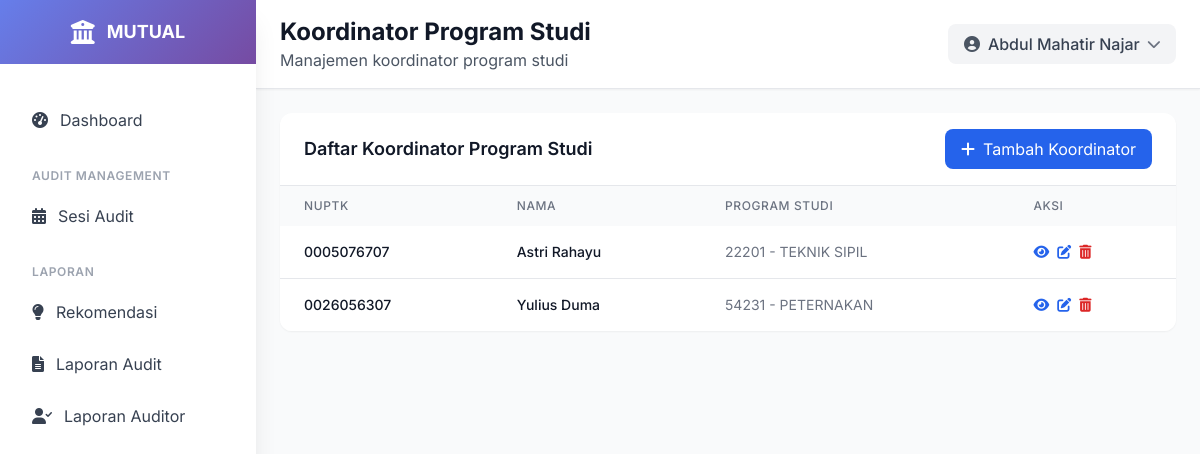
Before: /koordinator/ (signed in) with the older database file.
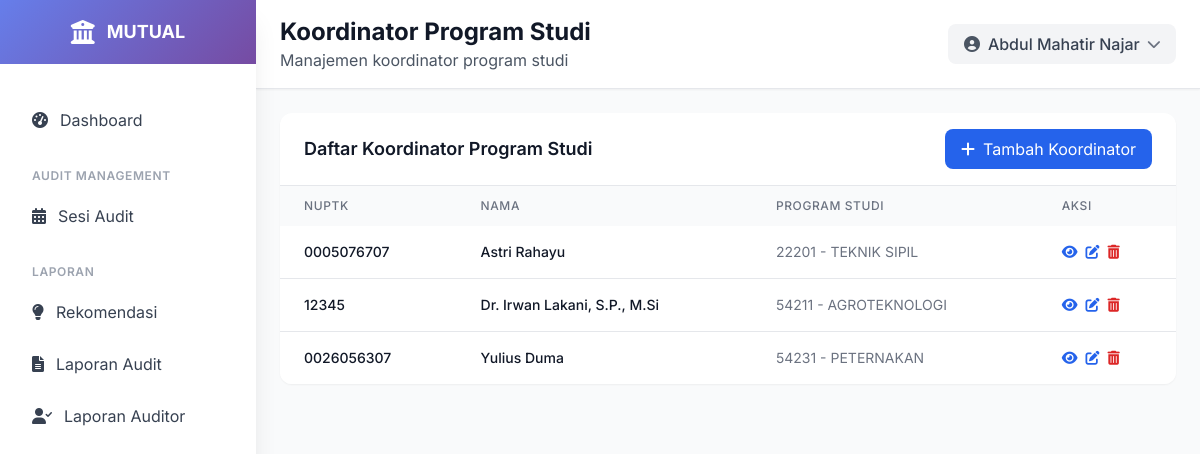
After: the same page with the newer database file.
### ami/models.py (models this page shows, shortened)
class KoordinatorProgramStudi(models.Model):
    user = models.OneToOneField(User, on_delete=models.CASCADE)
    nuptk = models.CharField(max_length=20, unique=True)
    nama_lengkap = models.CharField(max_length=255)
    program_studi = models.ForeignKey(
        ProgramStudi,
        null=True,
        on_delete=models.SET_NULL,
        related_name='koordinators'
    )
    class Meta:
        verbose_name = "Koordinator Program Studi"
        verbose_name_plural = "Koordinator Program Studi"
        ordering = ['nama_lengkap']

class ProgramStudi(models.Model):
    lembaga_akreditasi = models.ForeignKey(LembagaAkreditasi, on_delete=models.PROTECT, related_name='program_studi')
    kode = models.CharField(max_length=10, unique=True)
    nama = models.CharField(max_length=255)
    fakultas = models.CharField(max_length=200, choices=[
        ('FKIP', 'FKIP'),
        ('FISIP', 'FISIP'),
        ('FEB', 'FEB'),
        ('FAKUM', 'FAKUM'),
        ('FAPERTA', 'FAPERTA'),
        ('FATEK', 'FATEK'),
        ('FMIPA', 'FMIPA'),
        ('FAHUT', 'FAHUT'),
        ('FK', 'FK'),
        ('FAPETKAN', 'FAPETKAN'),
        ('FKM', 'FKM'),
        ('Pascasarjana', 'Pascasarjana'),
    ])
    jenjang = models.CharField(max_length=50, choices=[
        ('D3', 'Diploma 3'),
        ('D4', 'Diploma 4'),
        ('S1', 'Sarjana'),
        ('S2', 'Magister'),
        ('S3', 'Doktor'),
    ])
    akreditasi = models.CharField(max_length=50, blank=True, null=True, choices=[
        ('unggul', 'UNGGUL'),
        ('baik_sekali', 'BAIK SEKALI'),
        ('baik', 'BAIK'),
        ('A', 'A'),
        ('B', 'B'),
        ('C', 'C'),
        ('belum', 'Belum Terakreditasi')
    ] )
    tanggal_akreditasi = models.DateField(blank=True, null=True)
    class Meta:
        verbose_name = "Program Studi"
        verbose_name_plural = "Program Studi"
        ordering = ['kode']

### ami/views.py (the view)
# urls.py: path('koordinator/', views.koordinator_list, name='koordinator_list'),
@login_required
def koordinator_list(request):
    koordinators = KoordinatorProgramStudi.objects.select_related('user', 'program_studi').all().order_by('nama_lengkap')
    paginator = Paginator(koordinators, 10)
    page_number = request.GET.get('page')
    koordinator_list = paginator.get_page(page_number)
    return render(request, 'ami/koordinator_list.html', {
        'koordinator_list': koordinator_list
    })

### templates/ami/koordinator_list.html (shortened to what this page needs)
{% extends 'base.html' %}
{% load static %}
{% block page_title %}Koordinator Program Studi{% endblock %}
{% block page_subtitle %}Manajemen koordinator program studi{% endblock %}
{% block content %}
<div class="p-4 lg:p-6">
    <div class="bg-white rounded-xl shadow-sm overflow-hidden">
        <div class="px-4 lg:px-6 py-4 border-b border-gray-200 flex flex-col sm:flex-row sm:justify-between sm:items-center space-y-2 sm:space-y-0">
            <h3 class="text-lg font-semibold text-gray-900">Daftar Koordinator Program Studi</h3>
            <div class="flex flex-col sm:flex-row space-y-2 sm:space-y-0 sm:space-x-2 w-full sm:w-auto">
                <a href="{% url 'ami:koordinator_create' %}" class="bg-blue-600 hover:bg-blue-700 text-white px-4 py-2 rounded-lg flex items-center justify-center w-full sm:w-auto">
                    <i class="fas fa-plus mr-2"></i> Tambah Koordinator
                </a>
            </div>
        </div>
        <div class="overflow-x-auto">
            <table class="w-full">
                <thead class="bg-gray-50">
                    <tr>
                        <th class="px-3 lg:px-6 py-3 text-left text-xs font-medium text-gray-500 uppercase tracking-wider">NUPTK</th>
                        <th class="px-3 lg:px-6 py-3 text-left text-xs font-medium text-gray-500 uppercase tracking-wider">Nama</th>
                        <th class="px-3 lg:px-6 py-3 text-left text-xs font-medium text-gray-500 uppercase tracking-wider hidden md:table-cell">Program Studi</th>
                        <th class="px-3 lg:px-6 py-3 text-left text-xs font-medium text-gray-500 uppercase tracking-wider">Aksi</th>
                    </tr>
                </thead>
                <tbody class="bg-white divide-y divide-gray-200">
                    {% for koordinator in koordinator_list %}
                    <tr class="hover:bg-gray-50 transition-colors">
                        <td class="px-3 lg:px-6 py-4 whitespace-nowrap">
                            <div class="text-xs lg:text-sm font-medium text-gray-900">{{ koordinator.nuptk }}</div>
                        </td>
                        <td class="px-3 lg:px-6 py-4 whitespace-nowrap">
                            <div class="text-xs lg:text-sm font-medium text-gray-900">{{ koordinator.nama_lengkap }}</div>
                        </td>
                        <td class="px-3 lg:px-6 py-4 whitespace-nowrap text-xs lg:text-sm text-gray-500 hidden md:table-cell">
                            {{ koordinator.program_studi.kode }} - {{ koordinator.program_studi.nama }}
                        </td>
                        <td class="px-3 lg:px-6 py-4 whitespace-nowrap text-xs lg:text-sm font-medium">
                            <div class="flex flex-wrap gap-2">
                                <a href="{% url 'ami:koordinator_detail' koordinator.pk %}" class="text-blue-600 hover:text-blue-900">
                                    <i class="fas fa-eye"></i>
                                </a>
                                <a href="{% url 'ami:koordinator_update' koordinator.pk %}" class="text-blue-600 hover:text-blue-900">
                                    <i class="fas fa-edit"></i>
                                </a>
                                <a href="{% url 'ami:koordinator_delete' koordinator.pk %}" class="text-red-600 hover:text-red-900">
                                    <i class="fas fa-trash-alt"></i>
                                </a>
                            </div>
                        </td>
                    </tr>
                    {% empty %}
                    <tr>
                        <td colspan="4" class="px-4 lg:px-6 py-4 text-center text-gray-500 text-sm">Tidak ada koordinator yang terdaftar</td>
                    </tr>
                    {% endfor %}
                </tbody>
            </table>
        </div>
    </div>
</div>
{% endblock %}

### templates/base.html (shortened to what this page needs)
<!DOCTYPE html>
<html lang="id">
<head>
    <script src="https://cdn.tailwindcss.com"></script>
    <link href="https://cdnjs.cloudflare.com/ajax/libs/font-awesome/6.0.0/css/all.min.css" rel="stylesheet">
    <link href="https://cdn.jsdelivr.net/npm/select2@4.1.0-rc.0/dist/css/select2.min.css" rel="stylesheet" />
    <link href="https://cdn.jsdelivr.net/npm/select2-bootstrap-5-theme@1.3.0/dist/select2-bootstrap-5-theme.min.css" rel="stylesheet" />
</head>
<body class="bg-gray-50">
    <div class="fixed inset-y-0 left-0 z-50 w-64 bg-white shadow-xl transform transition-transform duration-300 ease-in-out lg:translate-x-0 -translate-x-full flex flex-col" id="sidebar">
        <div class="flex items-center justify-center h-16 gradient-bg flex-shrink-0">
            <div class="flex items-center space-x-3">
                <i class="fas fa-university text-white text-2xl"></i>
                <span class="text-white font-bold text-lg">MUTUAL</span>
            </div>
        </div>
        <nav class="flex-1 overflow-y-auto mt-8 px-4 pb-4">
            <div class="space-y-2">
                <a href="{% url 'ami:dashboard' %}" class="sidebar-item flex items-center px-4 py-3 text-gray-700 rounded-lg transition-all duration-200 {% if request.resolver_match.url_name == 'dashboard' %}bg-blue-50 text-blue-600{% else %}hover:bg-gray-50{% endif %}">
                    <i class="fas fa-tachometer-alt mr-3"></i>
                    <span>Dashboard</span>
                </a>
                <div class="pt-4">
                    <p class="px-4 text-xs font-semibold text-gray-400 uppercase tracking-wider">Audit Management</p>
                    <div class="mt-2 space-y-1">
                        <a href="{% url 'ami:audit_session_list' %}" class="sidebar-item flex items-center px-4 py-3 text-gray-700 rounded-lg transition-all duration-200 {% if request.resolver_match.url_name == 'audit_session_list' %}bg-blue-50 text-blue-600{% else %}hover:bg-gray-50{% endif %}">
                            <i class="fas fa-calendar-alt mr-3"></i>
                            <span>Sesi Audit</span>
                        </a>
                    </div>
                </div>
                <div class="pt-4">
                    <p class="px-4 text-xs font-semibold text-gray-400 uppercase tracking-wider">Laporan</p>
                    <div class="mt-2 space-y-1">
                        <a href="#" class="sidebar-item flex items-center px-4 py-3 text-gray-700 rounded-lg transition-all duration-200 hover:bg-gray-50">
                            <i class="fas fa-lightbulb mr-3"></i>
                            <span>Rekomendasi</span>
                        </a>
                        <a href="{% url 'ami:laporan_index_audit' %}"
                            class="sidebar-item flex items-center px-4 py-3 text-gray-700 rounded-lg transition-all duration-200 {% if request.resolver_match.url_name == 'laporan_index_audit' %}bg-blue-50 text-blue-600{% else %}hover:bg-gray-50{% endif %}">
                             <i class="fas fa-file-alt mr-3"></i>
                            <span>Laporan Audit</span>
                        </a>
                        <a href="{% url 'ami:laporan_index_auditor' %}"
                            class="sidebar-item flex items-center px-4 py-3 text-gray-700 rounded-lg transition-all duration-200 {% if request.resolver_match.url_name == 'laporan_index_auditor' %}bg-blue-50 text-blue-600{% else %}hover:bg-gray-50{% endif %}">
                            <i class="fas fa-user-check mr-3"></i>
                             <span>Laporan Auditor</span>
                        </a>
                    </div>
                </div>
            </div>
        </nav>
    </div>
    <div class="lg:ml-64 flex flex-col min-h-screen">
        <header class="bg-white shadow-sm border-b border-gray-200">
            <div class="flex items-center justify-between px-4 lg:px-6 py-4">
                <div class="lg:block hidden">
                    <h1 class="text-xl lg:text-2xl font-bold text-gray-900">{% block page_title %}{% endblock %}</h1>
                    <p class="text-gray-600">{% block page_subtitle %}{% endblock %}</p>
                </div>
                <div class="flex items-center space-x-4">
                    <div class="relative">
                        <button id="profileButton" class="flex items-center space-x-2 bg-gray-100 hover:bg-gray-200 px-4 py-2 rounded-lg transition-colors">
                            <i class="fas fa-user-circle text-gray-600"></i>
                            <span class="text-gray-700 font-medium">{{ user.get_full_name|default:user.username }}</span>
                            <i class="fas fa-chevron-down text-gray-500 text-sm transition-transform" id="chevronIcon"></i>
                        </button>
                    </div>
                </div>
            </div>
        </header>
        {% block content %}{% endblock %}
    </div>
</body>
</html>

### templates/base.html (style rules this page uses)
body { font-family: 'Inter', sans-serif; }
.gradient-bg { background: linear-gradient(135deg, #667eea 0%, #764ba2 100%); }

Changed rows visible on the page:
added KoordinatorProgramStudi: nuptk "12345", nama_lengkap "Dr. Irwan Lakani, S.P., M.Si", program_studi.kode "54211", program_studi.nama "AGROTEKNOLOGI"
